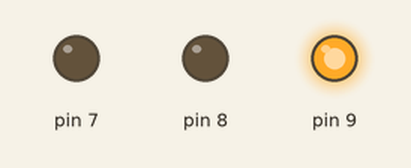
This sketch was run on a simulated Arduino Uno, built with avr-gcc and run on an emulated ATmega328P. Shown: output pins drawn as LEDs (lit = HIGH).

Above: at 5.0 s.
At 12.5 s:
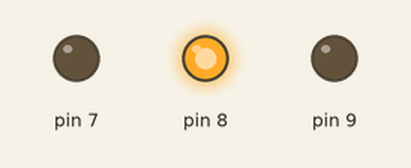
At 16.0 s:
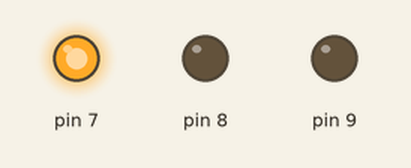
Timing chart, 0 to 22.1 s (numbered marks = the images above):
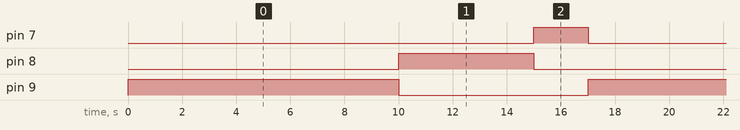

The sketch:

stoplicht_2.ino
```cpp
class Led {
  int ledPin;
  int ledState;

  public:
    Led(int pin, int state){
        ledPin = pin;
        pinMode(ledPin, OUTPUT);
        ledState = state;
    }

    void toggleLight(int duration)
    {
      digitalWrite(this->ledPin, digitalRead(this->ledPin)^1);
      delay(duration);
      digitalWrite(this->ledPin, digitalRead(this->ledPin)^1);
   }
};
  Led rood(9, LOW);
  Led groen(8, LOW);
  Led geel(7, LOW);

void setup() {

}

void loop(){
  rood.toggleLight(10000);
  groen.toggleLight(5000);
  geel.toggleLight(2000);
}
```

Measured:
- by itself, pin 7: alternates HIGH for 2.0 s and LOW for 15.0 s
- by itself, pin 8: alternates HIGH for 5.0 s and LOW for 12.0 s
- by itself, pin 9: alternates HIGH for 10.0 s and LOW for 7.0 s
